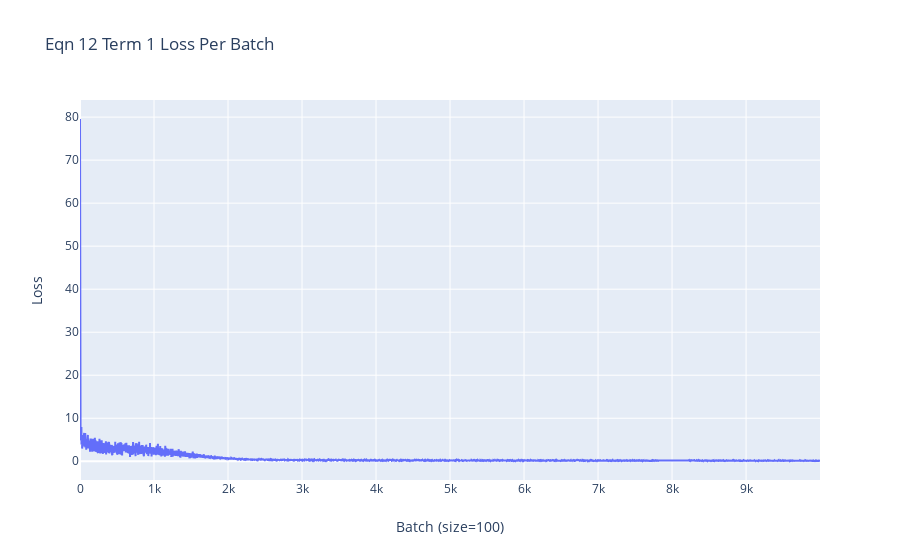

Notebook cell for this chart:
### Code cell
# plot training loss

plot_data = [
    go.Scatter(
        x=np.arange(len(losses)),
        y=losses,
        mode='lines')
]

layout = dict(
    title='Eqn 12 Term 1 Loss Per Batch',
    yaxis=dict(title='Loss'),
    xaxis=dict(title='Batch (size={})'.format(batch_size))
)
fig = go.Figure(data=plot_data, layout=layout)
fig.show()

### Figure 1 — Plotly figure (JSON) as saved in the notebook; plotly's stock layout.template omitted (floating-point values rounded to 4 significant figures; data arrays with more than 128 entries replaced by an {"elided": "..."} marker saying what was removed)
{"data": [{"mode": "lines", "type": "scatter", "x": {"elided": "10000 int values"}, "y": {"elided": "10000 float values"}}], "layout": {"title": {"text": "Eqn 12 Term 1 Loss Per Batch"}, "xaxis": {"title": {"text": "Batch (size=100)"}}, "yaxis": {"title": {"text": "Loss"}}}}
